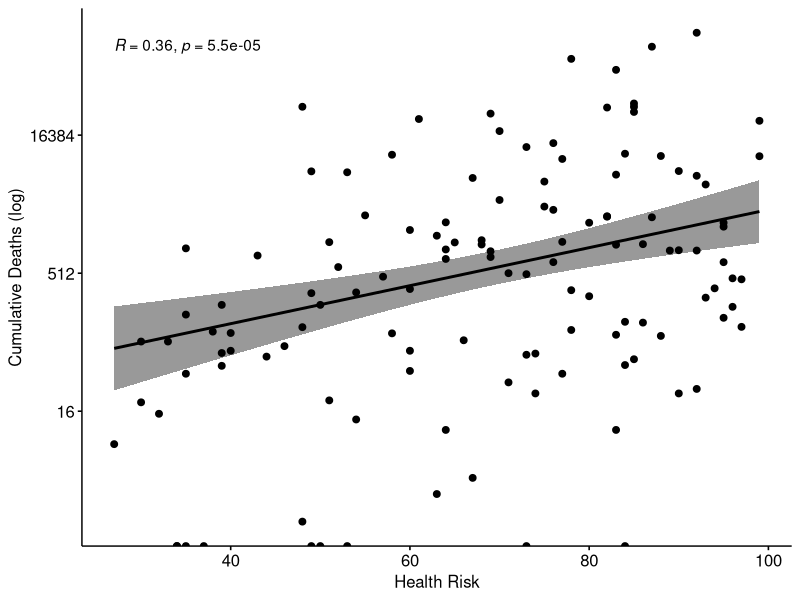
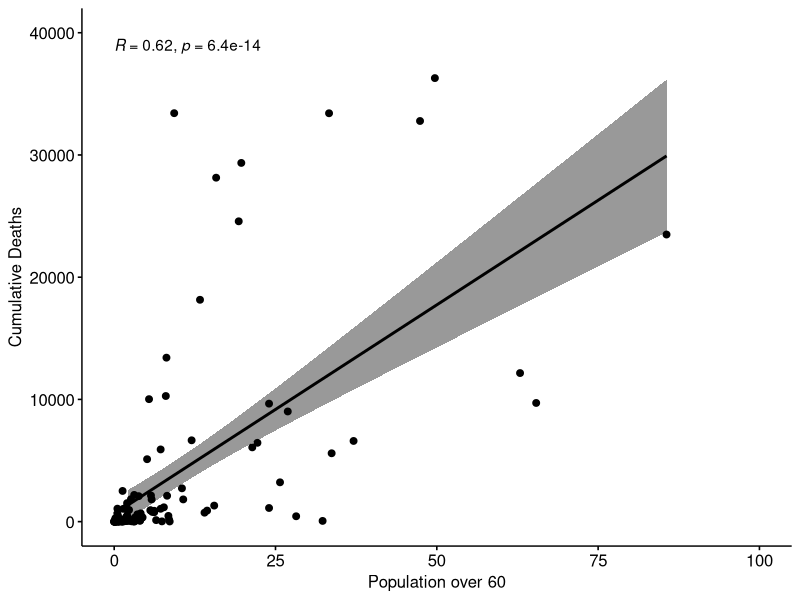
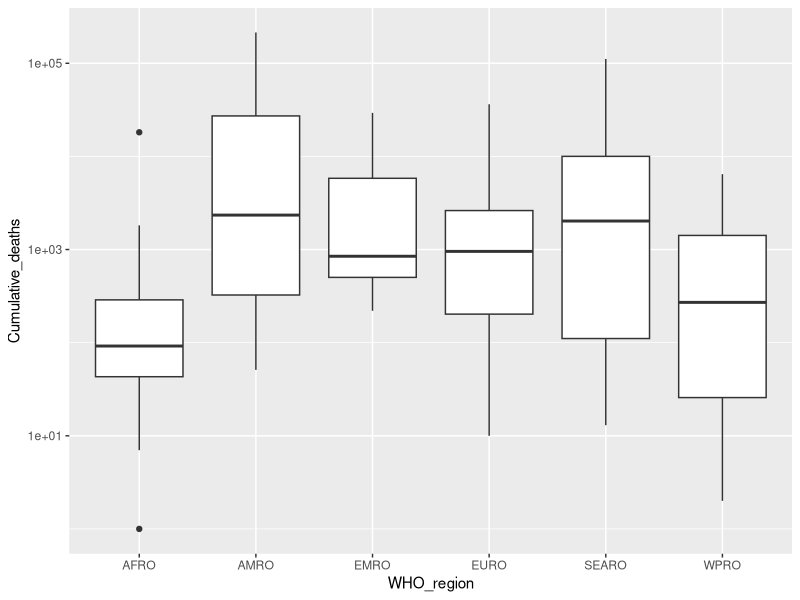

These figures' R source, in order:
rm(list=ls())

#Libraries
library(readr)
library(scales)
library(ggplot2)
library(psych)  #install.packages("psych")
library(ggpubr)  #install.packages("ggpubr")


#First Data: WHO-COVID-19-global-data
df1 <- read_csv("WHO-COVID-19-global-data.csv", col_types = cols(New_cases = col_skip(),
                                                                 New_deaths = col_skip()))
df1 <- subset(df1, Date_reported == as.Date("2020-10-15"))
df1$WHO_region <- factor(df1$WHO_region)
df1$Country_code <- factor(df1$Country_code)


#Second Data:
df2 <- read_csv("who_complete(R.version).csv")
df2$Country <- factor(df2$Country)


#Merge df1 and df2
df_merged <- merge(x = df1, y = df2, by = "Country", all = TRUE)
df_merged <- df_merged[complete.cases(df_merged), ]


#Checking correlation between cumulative_death and the other numerical variables
corr.test(df_merged[5:ncol(df_merged)])


#Scatter Plot (BasicSanitation VS CleanWater) + Cumulative Death
sani_water <- qplot(BasicSanitation,  # The "x" variable
                    CleanWater,  # The "y" variable
                    data = df_merged,  # Our data frame
                    geom = "point",  # The geometry for a scatter plot
                    color = Cumulative_deaths)   


#Scatter Plot (HealthRisk VS CumulativeDeath)
healthplot <- ggscatter(df_merged, x = "HealthRisks", y = "Cumulative_deaths",
                        add = "reg.line", conf.int = TRUE,
                        cor.coef = TRUE, cor.method = "pearson",
                        xlab = "Health Risk", ylab = "Cumulative Deaths (log)")
healthplot <- ggpar(healthplot,yscale = "log2")
healthplot


#PopOver60 VS Cumulative_Death & Cumulative Cases
pop60 <- ggscatter(df_merged, x = "PopOver60", y = "Cumulative_deaths",
                   add = "reg.line", conf.int = TRUE,
                   cor.coef = TRUE, cor.method = "pearson",
                   xlab = "Population over 60", ylab = "Cumulative Deaths")

pop60 <- pop60 + scale_x_continuous(name = "Population over 60",
                                    limits = c(0,100)) # Settomg the limit of "x" axis
pop60 <- pop60 + scale_y_continuous(name = "Cumulative Deaths",
                                    limits = c(0,40000)) # Settomg the limit of "y" axis

pop60

#WHO_region VS Cumulative
qplot(WHO_region, Cumulative_deaths, data = df_merged, geom = "boxplot", log = "y")


#
